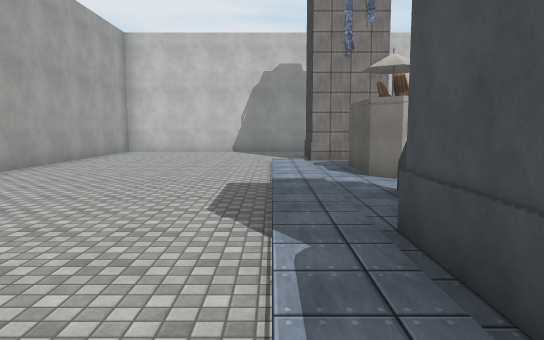
View 1 (above)

16 first-person views from a walk through a scene from a Unity 3-D project. The camera is 1.5 m above the floor, tilts 6° down and sees 70° across. The floor is counted in squares, 2 m on a side. Each view is taken from the middle of a square. On the plan, view 1 faces up. The plan holds only what a view shows up to about 12 squares ahead; the rest is blank. The player character is not drawn. Some surface patterns are stand-ins.

View 2
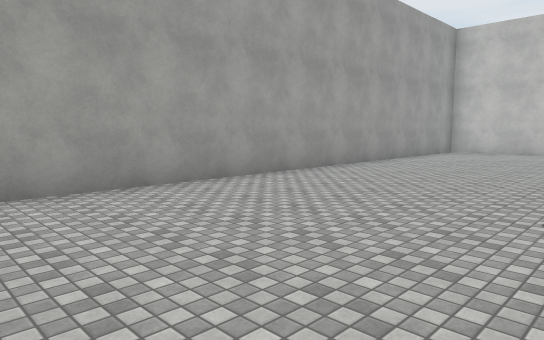

View 3
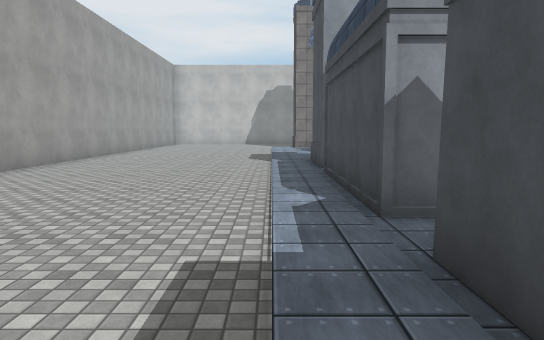

View 4
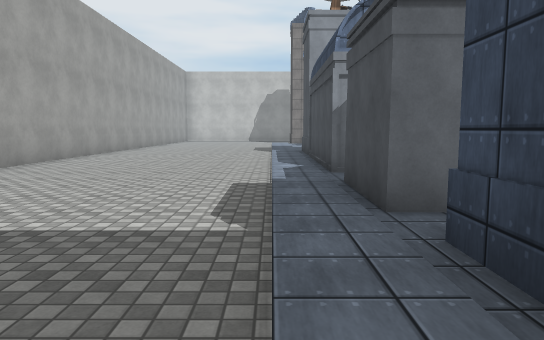

View 5
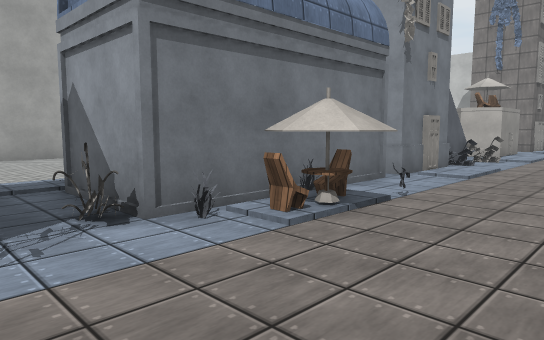

View 6
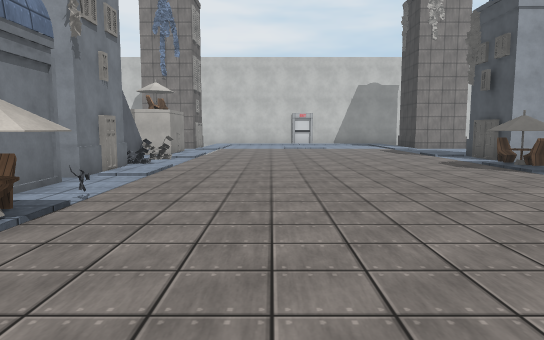

View 7
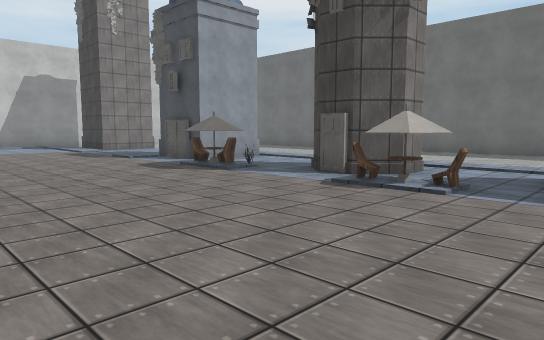

View 8
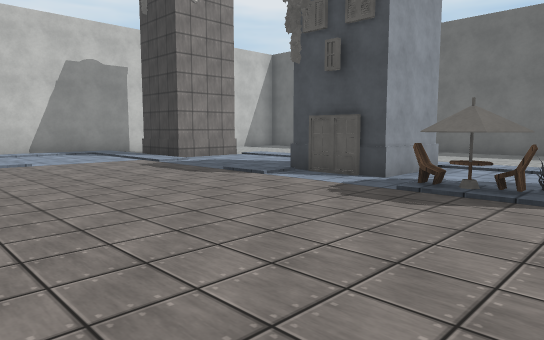

View 9
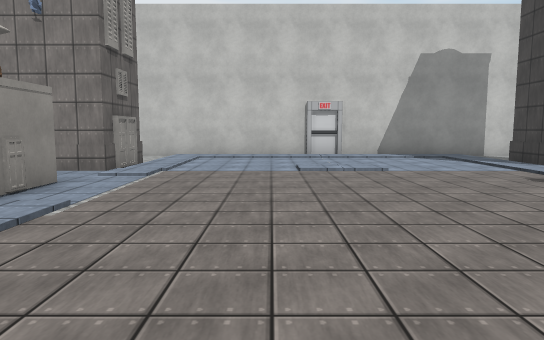

View 10
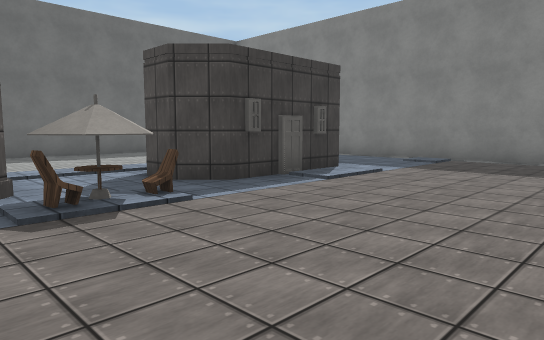

View 11
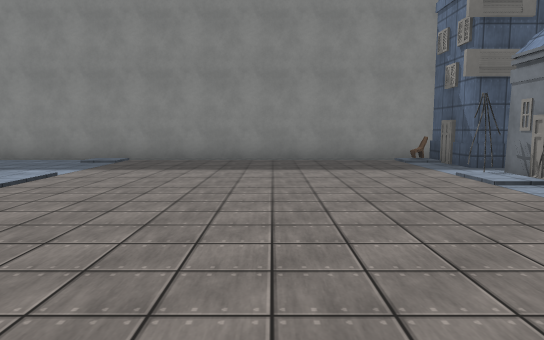

View 12
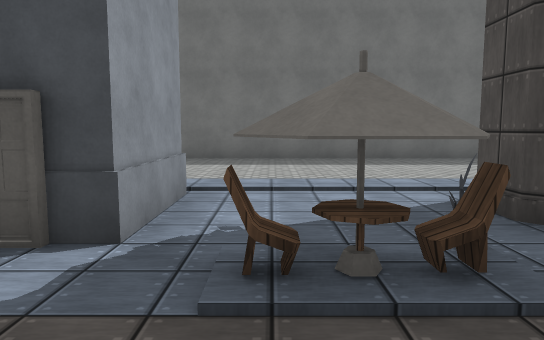

View 13
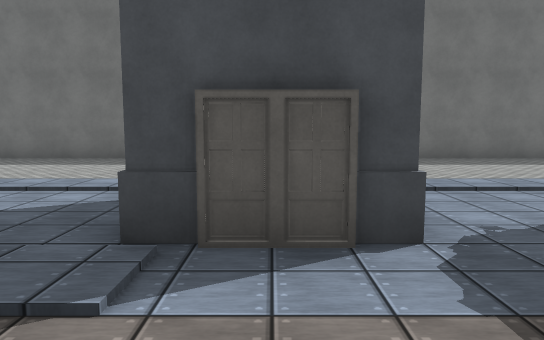

View 14
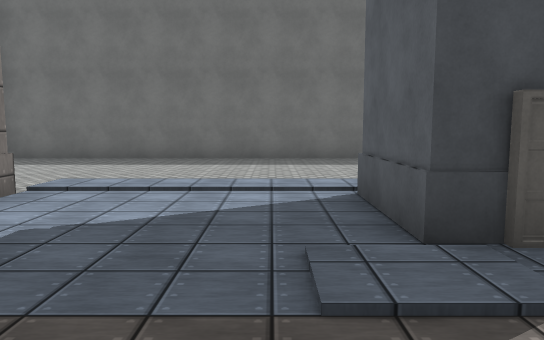

View 15
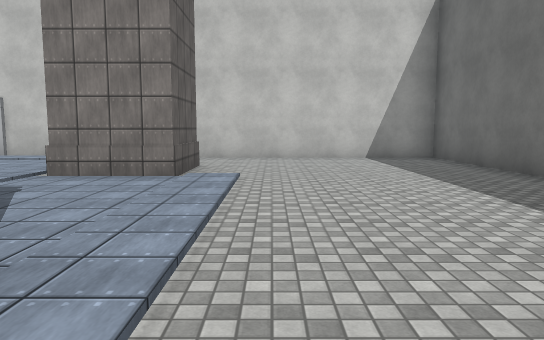

View 16
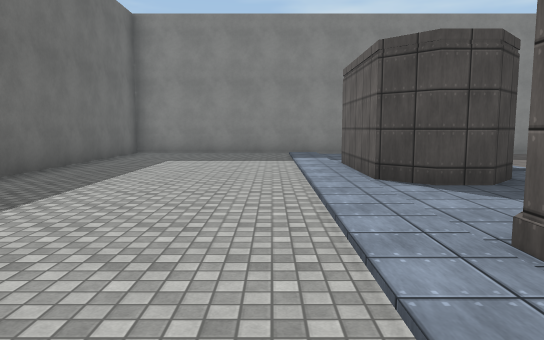

### Floor plan
Key: @ floor where view 1 was taken; # wall or solid block; . main floor; : floor 0.25 m higher than the main floor; / step, stairs or slope; T table; U umbrella; C chair; O other object.
Columns run from 6 left of view 1 to 20 right of it. Each row starts with its distance up from view 1.
 15    #    ###################
 14    .     .///##///........#
 13   ...    .::::::::........#
 12 #......###::::::::##......#
 11 #......###::::::::##......#
 10 #...../###/:::::::##/.....#
  9 #...../: :/::::::::::.....#
  8 #...../:OO.::::::::::.....#
  7 #...../:OO.::::::::::.....#
  6 #...../:::::::::::OO:.....#
  5 #...../:/O::::::::O :.....#
  4 #...../: O::::::::OO:.....#
  3 #...../O O:::::::C:::.....#
  2 #...../ OO:::::::C:::.....#
  1 #...../OOO::::::::##:.....#
  0 #.....@O #::::::::##:.....#
 -1 #...../O #T::::::C##:.....#
 -2 #...../O #UC:::::C:::.....#
 -3 #...../OO#C:::::::##:.....#
 -4   ..../::O::::::::##:.....#
 -5   ..../OO#::::::::##:.....#
 -6    .../OO#::::::::##:.....#
 -7     ../:::::::::::  :.....#
 -8     ../###:::::::::::.....#
 -9      ./  C:::::::::::.....#
-10       .   ................#
-11          ############

Positions as (right, up) in squares from view 1, and headings:
1: (0, 0), facing up
2: (0, 0), facing up-left
3: (0, -7), facing up
4: (0, -10), facing up
5: (6, -5), facing up-left
6: (6, -5), facing up
7: (6, -4), facing up-right
8: (6, 1), facing up-right
9: (6, 3), facing up
10: (7, 0), facing down-right
11: (7, 0), facing down
12: (9, 3), facing right
13: (9, 5), facing right
14: (9, 7), facing right
15: (15, 4), facing up
16: (15, 2), facing down
